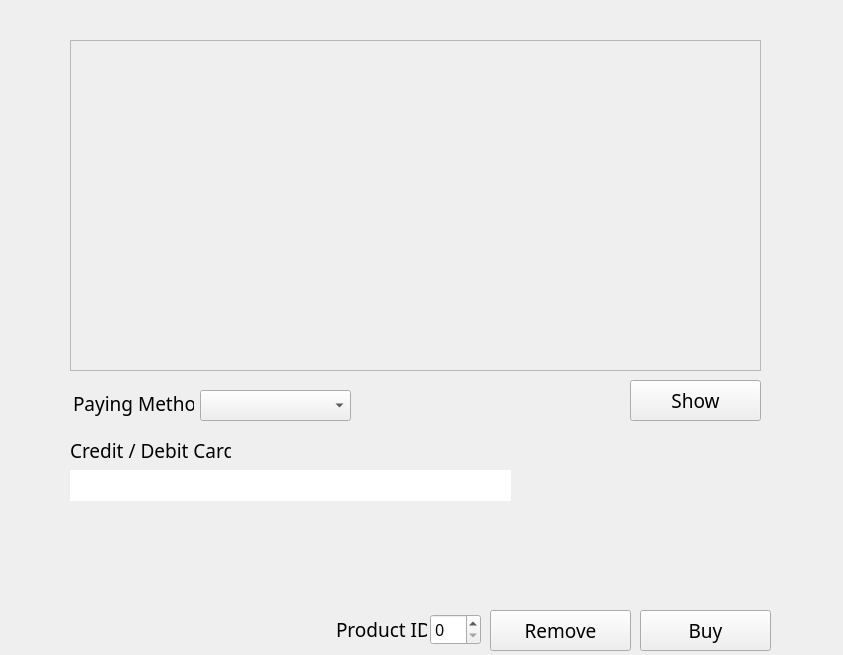
<?xml version="1.0" encoding="UTF-8"?>
<ui version="4.0">
 <class>CartWidget</class>
 <widget class="QWidget" name="CartWidget">
  <property name="geometry">
   <rect>
    <x>0</x>
    <y>0</y>
    <width>843</width>
    <height>655</height>
   </rect>
  </property>
  <property name="windowTitle">
   <string>Cart</string>
  </property>
  <widget class="QLabel" name="Cart_Background">
   <property name="geometry">
    <rect>
     <x>0</x>
     <y>0</y>
     <width>843</width>
     <height>655</height>
    </rect>
   </property>
   <property name="text">
    <string/>
   </property>
  </widget>
  <widget class="QPushButton" name="Cart_BuyButton">
   <property name="geometry">
    <rect>
     <x>640</x>
     <y>610</y>
     <width>131</width>
     <height>41</height>
    </rect>
   </property>
   <property name="font">
    <font>
     <family>Coolvetica Rg</family>
     <pointsize>14</pointsize>
    </font>
   </property>
   <property name="text">
    <string>Buy</string>
   </property>
   <property name="flat">
    <bool>false</bool>
   </property>
  </widget>
  <widget class="QLabel" name="Cart_CartDisplay">
   <property name="geometry">
    <rect>
     <x>70</x>
     <y>40</y>
     <width>691</width>
     <height>331</height>
    </rect>
   </property>
   <property name="font">
    <font>
     <family>Source Sans Pro</family>
     <pointsize>14</pointsize>
    </font>
   </property>
   <property name="frameShape">
    <enum>QFrame::StyledPanel</enum>
   </property>
   <property name="text">
    <string/>
   </property>
   <property name="alignment">
    <set>Qt::AlignLeading|Qt::AlignLeft|Qt::AlignTop</set>
   </property>
  </widget>
  <widget class="QLabel" name="Cart_ProductIDLabel">
   <property name="geometry">
    <rect>
     <x>336</x>
     <y>609</y>
     <width>91</width>
     <height>41</height>
    </rect>
   </property>
   <property name="font">
    <font>
     <family>Source Sans Pro</family>
     <pointsize>14</pointsize>
     <weight>50</weight>
     <bold>false</bold>
    </font>
   </property>
   <property name="text">
    <string>Product ID</string>
   </property>
  </widget>
  <widget class="QSpinBox" name="Cart_ProductIDInput">
   <property name="geometry">
    <rect>
     <x>430</x>
     <y>614</y>
     <width>51</width>
     <height>31</height>
    </rect>
   </property>
   <property name="font">
    <font>
     <family>Source Sans Pro</family>
     <pointsize>12</pointsize>
    </font>
   </property>
   <property name="maximum">
    <number>999</number>
   </property>
  </widget>
  <widget class="QPushButton" name="Cart_RemoveButton">
   <property name="geometry">
    <rect>
     <x>490</x>
     <y>610</y>
     <width>141</width>
     <height>41</height>
    </rect>
   </property>
   <property name="font">
    <font>
     <family>Coolvetica Rg</family>
     <pointsize>14</pointsize>
    </font>
   </property>
   <property name="text">
    <string>Remove</string>
   </property>
   <property name="flat">
    <bool>false</bool>
   </property>
  </widget>
  <widget class="QPushButton" name="Cart_ShowCartButton">
   <property name="geometry">
    <rect>
     <x>630</x>
     <y>380</y>
     <width>131</width>
     <height>41</height>
    </rect>
   </property>
   <property name="font">
    <font>
     <family>Coolvetica Rg</family>
     <pointsize>14</pointsize>
    </font>
   </property>
   <property name="text">
    <string>Show</string>
   </property>
   <property name="flat">
    <bool>false</bool>
   </property>
  </widget>
  <widget class="QLineEdit" name="Cart_CardNumberInput">
   <property name="geometry">
    <rect>
     <x>70</x>
     <y>470</y>
     <width>441</width>
     <height>31</height>
    </rect>
   </property>
   <property name="font">
    <font>
     <family>Source Sans Pro</family>
     <pointsize>14</pointsize>
    </font>
   </property>
   <property name="frame">
    <bool>false</bool>
   </property>
  </widget>
  <widget class="QLabel" name="Cart_PayingMethodLabel">
   <property name="geometry">
    <rect>
     <x>73</x>
     <y>383</y>
     <width>121</width>
     <height>41</height>
    </rect>
   </property>
   <property name="font">
    <font>
     <family>Source Sans Pro</family>
     <pointsize>14</pointsize>
     <weight>50</weight>
     <bold>false</bold>
    </font>
   </property>
   <property name="text">
    <string>Paying Method</string>
   </property>
  </widget>
  <widget class="QComboBox" name="Cart_PayingMethodInput">
   <property name="geometry">
    <rect>
     <x>200</x>
     <y>390</y>
     <width>151</width>
     <height>31</height>
    </rect>
   </property>
   <property name="font">
    <font>
     <family>Source Sans Pro</family>
     <pointsize>12</pointsize>
    </font>
   </property>
  </widget>
  <widget class="QLabel" name="Cart_CardLabel">
   <property name="geometry">
    <rect>
     <x>70</x>
     <y>430</y>
     <width>161</width>
     <height>41</height>
    </rect>
   </property>
   <property name="font">
    <font>
     <family>Source Sans Pro</family>
     <pointsize>14</pointsize>
     <weight>50</weight>
     <bold>false</bold>
    </font>
   </property>
   <property name="text">
    <string>Credit / Debit Card</string>
   </property>
  </widget>
 </widget>
 <resources/>
 <connections/>
</ui>
